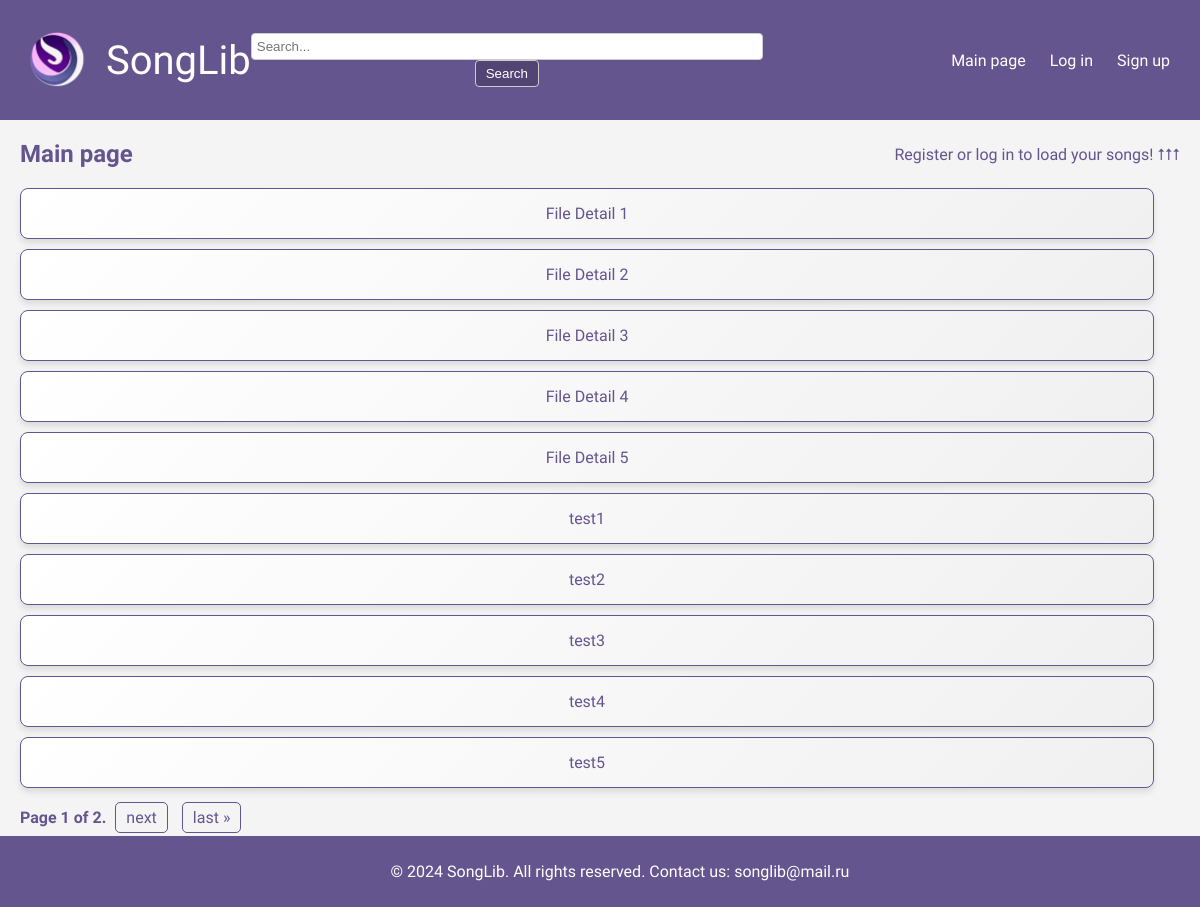
The page / on the database its author committed.
### main/models.py (models this page shows, shortened)
class UploadedFile(models.Model):
    file = models.FileField(upload_to='uploads/', validators=[validate_pdf_file])  # Добавляем валидатор
    title = models.CharField(max_length=255)
    uploaded_at = models.DateTimeField(auto_now_add=True)
    user = models.ForeignKey(User, on_delete=models.CASCADE, null=True, blank=True)

### main/views.py (the view)
# urls.py: path('', views.home, name='home'),  # Главная страница
def home(request):
    files = UploadedFile.objects.all()
    existing_file_ids = [file.id for file in files]
    special_buttons = []
    if 1 in existing_file_ids:
        special_buttons.append({'title': 'File Detail 1', 'url': 'file_detail_1', 'id': 1})
    if 2 in existing_file_ids:
        special_buttons.append({'title': 'File Detail 2', 'url': 'file_detail_2', 'id': 2})
    if 3 in existing_file_ids:
        special_buttons.append({'title': 'File Detail 3', 'url': 'file_detail_3', 'id': 3})
    if 4 in existing_file_ids:
        special_buttons.append({'title': 'File Detail 4', 'url': 'file_detail_4', 'id': 4})
    if 5 in existing_file_ids:
        special_buttons.append({'title': 'File Detail 5', 'url': 'file_detail_5', 'id': 5})
    all_items = list(special_buttons) + list(files)
    paginator = Paginator(all_items, 10)
    page_number = request.GET.get('page')  # Получаем номер текущей страницы из GET-параметра
    page_obj = paginator.get_page(page_number)  # Получаем объект страницы
    context = {
        'page_obj': page_obj,
    }
    return render(request, 'home.html', context)

### main/templates/home.html (shortened to what this page needs)
{% extends 'base.html' %}
{% block content %}
<div class="page-title-container">
    <h1 class="page-title">Main page</h1>
    {% if not user.is_authenticated %}
    <div class="unauthenticated-message">
        <p>Register or log in to load your songs! ⭡⭡⭡</p>
    </div>
    {% endif %}
</div>
<div class="file-list">
    {% for item in page_obj %}
        {% if item.url %}
        <div class="file-item">
            <a href="{% url item.url item.id %}" class="full-width-button">{{ item.title }}</a>
        </div>
        {% else %}
        <div class="file-item">
            <a href="{% url 'file_detail' item.id %}" class="full-width-button">{{ item.title }}</a>
        </div>
        {% endif %}
    {% endfor %}
</div>
<div class="pagination">
    <span class="step-links">
        <span class="current">
            Page {{ page_obj.number }} of {{ page_obj.paginator.num_pages }}.
        </span>
        {% if page_obj.has_next %}
            <a href="?page={{ page_obj.next_page_number }}">next</a>
            <a href="?page={{ page_obj.paginator.num_pages }}">last &raquo;</a>
        {% endif %}
    </span>
</div>
{% endblock %}

### static/css/styles.css (style rules this page uses)
body { font-family: 'Kumbh Sans', sans-serif; margin: 0; padding: 0; background-color: #f4f4f4; }
.file-list { display: flex; flex-direction: column; gap: 10px; margin-top: 20px; align-items: flex-start; }
.file-item { width: 100%; max-width: 95%; }
.file-item .full-width-button { display: block; width: 100%; padding: 15px; text-align: center; background: linear-gradient(135deg, #ffffff, #f0f0f0); color: #65558F; text-decoration: none; border: 1px solid #65558F; border-radius: 8px; box-shadow: 0 4px 6px rgba(0, 0, 0, 0.1); transition: background 0.3s ease, color 0.3s ease, transform 0.2s ease; }
.pagination { margin-top: 20px; text-align: left; }
.pagination a { color: #65558F; text-decoration: none; padding: 5px 10px; margin: 0 5px; border: 1px solid #65558F; border-radius: 5px; transition: background-color 0.3s ease; }
.pagination .current { font-weight: bold; color: #65558F; }
.page-title { color: #65558F; font-size: 24px; margin-bottom: 20px; }
.page-title-container { display: flex; justify-content: space-between; align-items: center; margin-bottom: 20px; }
.page-title { color: #65558F; font-size: 24px; margin: 0; }
.unauthenticated-message { font-size: 16px; color: #65558F; margin: 0; }
.unauthenticated-message p { margin: 0; }

### rows shown on the page
UploadedFile: title "test1"
UploadedFile: title "test2"
UploadedFile: title "test3"
UploadedFile: title "test4"
UploadedFile: title "test5"

### other values the page prints
{{ item.title }} "File Detail 1" "File Detail 2" "File Detail 3" "File Detail 4" "File Detail 5"
{{ page_obj.number }} "1"
{{ page_obj.paginator.num_pages }} "2"
